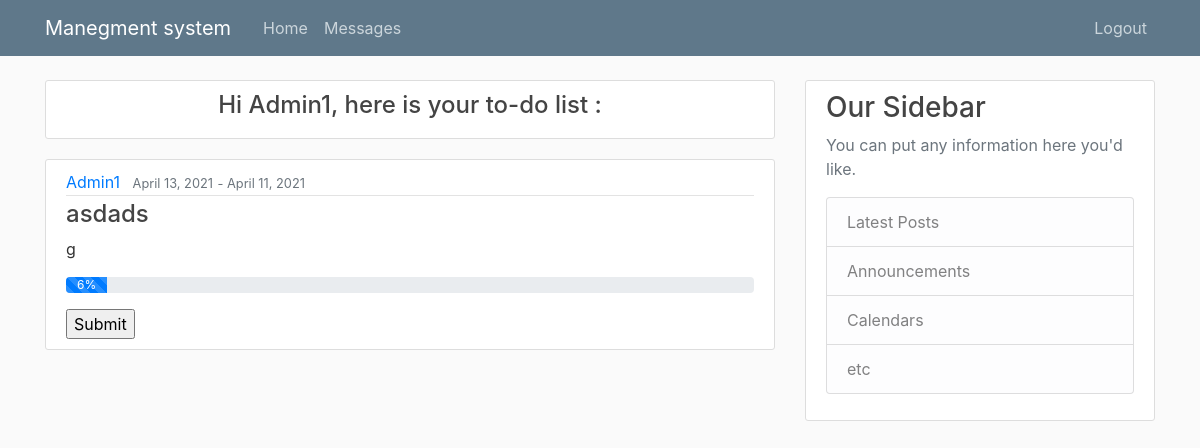
Page /Devlop/ (signed in) on the earlier database version.
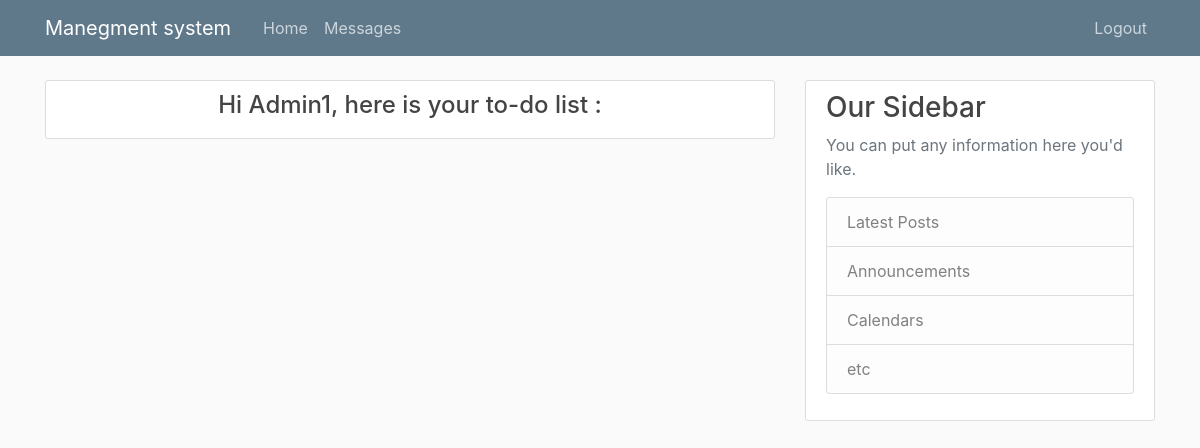
Same page on the later database version.
### work/models.py (models this page shows, shortened)
class Task(models.Model):
    startTime = models.DateField(null=False)
    endTime = models.DateField(null=False)
    inCharge = models.ForeignKey(User, on_delete=models.CASCADE)
    workDone = models.IntegerField(default=0, validators=[MaxValueValidator(100), MinValueValidator(0)])
    lastUpdate = models.DateTimeField(null=False)
    cost = models.FloatField(null=False, default=0)
    TaskName = models.CharField(max_length=300, null=False)
    Description = models.CharField(max_length=500, null=True)
    projectnum = models.ForeignKey(project, on_delete=models.CASCADE)
    inSprint = models.BooleanField(default=False)

### pages/views.py (the view)
# urls.py: path('Devlop/',DevlopHome_views,name='DevlopHome_views'),
def DevlopHome_views(request):
    filt = request.user.id
    obj = Task.objects.all().filter(inCharge=filt);
    obj2 = {'name': request.user.username}
    return render(request, "DevlopHome.html", {'tasks': obj, 'name': obj2})

### templates/DevlopHome.html (shortened to what this page needs)
{% extends "Base.html" %}
{% block content %}
    <article class="media content-section">
          <div class="media-body">
            {% for a in name %}
            <h4><a class="article-title" > <center>Hi {{ name.name }}, here is your to-do list :</center></a></h4>
              </div>
        </article>
    {% endfor %}
    {% for task in tasks %}
        <article class="media content-section">
          <div class="media-body">
            <div class="article-metadata">
              <a class="mr-2" href="#">{{ task.inCharge }}</a>
              <small class="text-muted">{{ task.startTime|date:"F d, Y" }}</small>
                <small class="text-muted"> - </small>
              <small class="text-muted">{{ task.endTime|date:"F d, Y" }}</small>
            </div>
            <h4><a class="article-title" href="/Devlop/{{ task.id }}/">{{ task.TaskName }}</a></h4>
            <p class="article-content">{{ task.Description }}</p>
              <div class="progress">
            <div class="progress-bar progress-bar-striped progress-bar-animated" role="progressbar"  aria-valuemin="0" aria-valuemax="100" aria-valuenow="0" style="width: {{task.workDone}}%">{{task.workDone}}%</div>
              </div>
              <p>
                <form action="{% url 'work_done' task.id %}" method="POST">
                     <input type="submit" name="Submit">
                 </form>
                </div>
        </article>
    {% endfor %}
{% endblock content %}

Differences in the rows shown:
removed Task: inCharge "Admin1", startTime "April 13, 2021", endTime "April 11, 2021", TaskName "asdads", Description "g", workDone "6"
